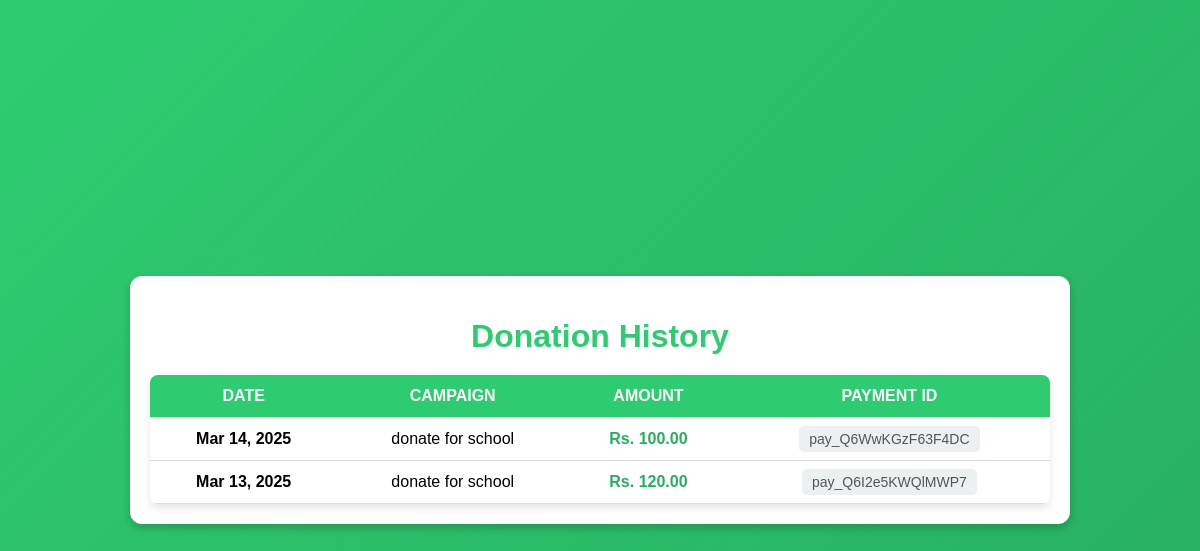
The page /home/donationhistory/ (signed in) on the database as committed earlier.
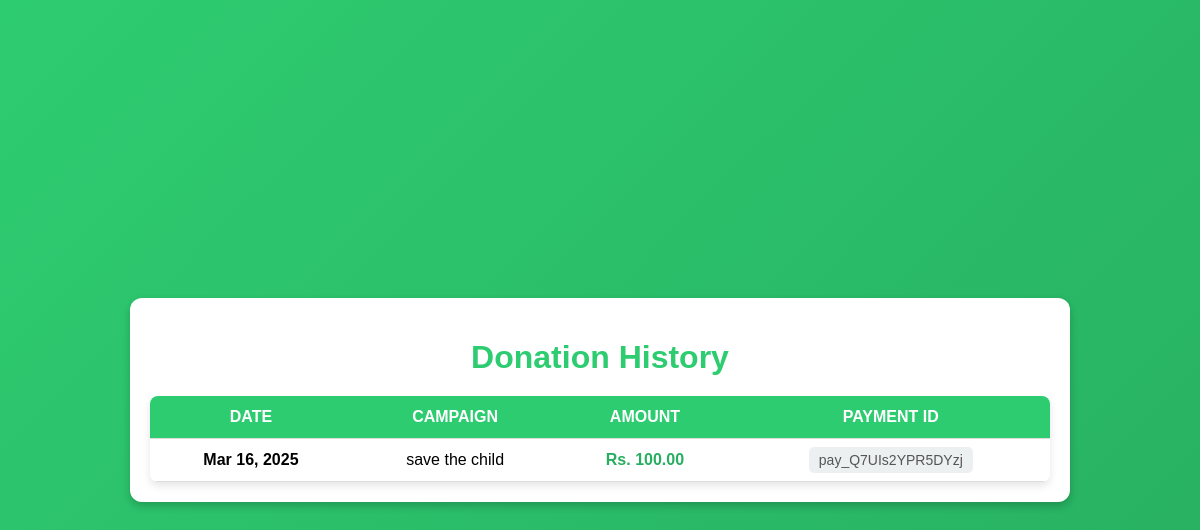
The same page on the database as committed later.
### home/models.py (models this page shows, shortened)
class Donation(models.Model):
    user = models.ForeignKey(User, on_delete=models.CASCADE)
    campaign = models.ForeignKey('Campaign', on_delete=models.CASCADE)
    amount = models.DecimalField(max_digits=10, decimal_places=2)
    payment_id = models.CharField(max_length=100, unique=True)
    date = models.DateTimeField(auto_now_add=True)

class Campaign(models.Model):
    organization = models.ForeignKey(
        "Organization", on_delete=models.CASCADE, related_name="campaigns"
    )
    title = models.CharField(max_length=255)
    description = models.TextField()
    goal_amount = models.DecimalField(max_digits=10, decimal_places=2)
    end_date = models.DateField()
    image = models.ImageField(upload_to="campaign_images/", blank=True, null=True)
    created_by = models.ForeignKey(
        User, on_delete=models.CASCADE, related_name="campaigns", null=True, blank=True
    )  # Temporarily allow null values
    created_at = models.DateTimeField(auto_now_add=True)

### home/views.py (the view)
# urls.py: path('donationhistory/', views.donationhistory, name='donationhistory'),
def donationhistory(request):
    donations = Donation.objects.filter(user=request.user).order_by('-date')
    return render(request, 'donationhistory.html', {'donations': donations})

### templates/donationhistory.html (shortened to what this page needs)
<!DOCTYPE html>
<html lang="en">
<head>
</head>
<body>
    <div class="container">
        <h1>Donation History</h1>
        {% if donations %}
        <table>
            <thead>
                <tr>
                    <th>Date</th>
                    <th>Campaign</th>
                    <th>Amount</th>
                    <th>Payment ID</th>
                </tr>
            </thead>
            <tbody>
                {% for donation in donations %}
                <tr>
                    <td><strong>{{ donation.date|date:"M d, Y" }}</strong></td>
                    <td>{{ donation.campaign.title }}</td>
                    <td><span class="amount">Rs. {{ donation.amount }}</span></td>
                    <td><span class="payment-id">{{ donation.payment_id }}</span></td>
                </tr>
                {% endfor %}
            </tbody>
        </table>
        {% else %}
        <p class="note">You have not made any donations yet.</p>
        {% endif %}
    </div>
</body>
</html>

Rows that differ between the two databases and show on the page:
removed Donation: date "Mar 14, 2025", campaign "donate for school", amount "100.00", payment_id "pay_Q6WwKGzF63F4DC"
removed Donation: date "Mar 13, 2025", campaign "donate for school", amount "120.00", payment_id "pay_Q6I2e5KWQlMWP7"
added Donation: date "Mar 16, 2025", campaign "save the child", amount "100.00", payment_id "pay_Q7UIs2YPR5DYzj"
